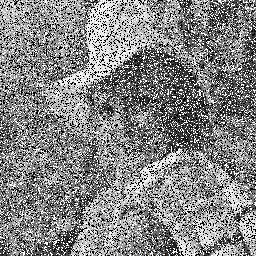
#> input picture Módulo 04 - Visão Computacional/aula_03_realce_de_imagens/realce/realce/img/elaineruido.png, 256 x 256 px
$ python __init__.py
#> lines starting #> are read from the running program, lines starting #| are printed output that depends on the picture
### Módulo 04 - Visão Computacional/aula_03_realce_de_imagens/realce/realce/enhance.py
import matplotlib.pyplot as plt
import cv2
import numpy as np

__all__ = ['read_image', 'write_image', 'enhance_image', 'plot_image_configs', 'plot_display', 'new_image_enhancement']

def read_image(image_path_name: str) -> np.ndarray:
    """
    Returns a matrix of an image.

        image_path_name: a string of the form './img/imgName.imgExtension' indicating the path of an image.
    """
#> called with image_path_name = './img/elaineruido.png'
    return cv2.imread(image_path_name)
#> returned value is the input picture: shape (256, 256, 3); mean B, G, R 132.7, 132.7, 132.7

def write_image(img: np.ndarray, image_path_name: str) -> str:
    """
    Writes a matrix of an image to an image file and returns the name of the image file written.

        img: a matrix of an image of type ndarray.\n
        image_path_name: a string of the form './img/imgName.imgExtension' indicating the path of an image.
    """
    new_img_path: str = set_new_image_path(image_path_name)
    cv2.imwrite(new_img_path, img)
    return new_img_path

def set_new_image_path(image_path_name: str) -> str:
    """
    Generates and returns an image path of type string of the form './img/imgName.imgExtension'.

        image_path_name: a string of the form './img/imgName.imgExtension' indicating the path of an image.
    """
    img_path_splited: list = image_path_name.split('/')
    img_name_splited: list = img_path_splited[2].split('.')
    path: str = img_path_splited[1]
    name: str = img_name_splited[0]
    extension: str = img_name_splited[1]
    return f'./{path}/enhanced_{name}.{extension}'

def enhance_image(image: np.ndarray, median_filter: int) -> np.ndarray:
    """
    Returns an enhanced matrix of an image.

        image: a base image matrix.\n
        median_filter: a number in the list: [3, 5, 7, 9, 11].
    """
#> called with median_filter = 3
    return np.vstack([np.hstack([cv2.medianBlur(image, median_filter)])])
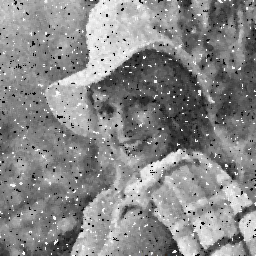
#> returned value: shape (256, 256, 3); mean of channels 0, 1, 2 135.7, 135.7, 135.7; drawn as B, G, R

def plot_image_configs(image: np.ndarray, title: str) -> None:
    """
    Sets the plotting of a matrix of an image.

        image: matrix of an image.\n
        title: string that sets the title of the plot.
    """
    plt.figure(figsize=(4,4))
    plt.title(title)
    plt.imshow(image)

def plot_display() -> None:
    """
    Display the plot of images.
    """
    plt.show()

def new_image_enhancement(path: str, median_filter: int) -> str:
    """
    Generates a new enhanced image file from a base image file and returns the path of the new image file.

        path: a string of the form './img/imgName.imgExtension' indicating the path of an image.\n
        median_filter: a number in the list: [3, 5, 7, 9, 11].
    """
    img_path: str = path
    img_matrix: np.ndarray = read_image(img_path)
    enhanced_img_matrix: np.ndarray = enhance_image(img_matrix, median_filter)
    enhanced_img_path: str = write_image(enhanced_img_matrix, img_path)
#> enhanced_img_path = './img/enhanced_elaineruido.png'

    plot_image_configs(img_matrix, img_path)
    plot_image_configs(enhanced_img_matrix, enhanced_img_path)
    plot_display()
    return enhanced_img_path

# see the __init__.py file with this entry point ./__init__.py
""" if __name__ == '__main__':
    image_base_path: str = './img/elaineruido.png'
    select_median_filter: list = [3, 5, 7, 9, 11]
    new_enhanced_img_path: str = enhance.new_image_enhancement(image_base_path, select_median_filter[0])
    another_enhanced_img_path: str = enhance.new_image_enhancement(new_enhanced_img_path, select_median_filter[0]) """

### Módulo 04 - Visão Computacional/aula_03_realce_de_imagens/realce/realce/__init__.py
import enhance

__all__ = ['enhance']

if __name__ == '__main__':
    image_base_path: str = './img/elaineruido.png'
    select_median_filter: list = [3, 5, 7, 9, 11]
    new_enhanced_img_path: str = enhance.new_image_enhancement(image_base_path, select_median_filter[0])
#> new_enhanced_img_path = './img/enhanced_elaineruido.png'
    another_enhanced_img_path: str = enhance.new_image_enhancement(new_enhanced_img_path, select_median_filter[0])
#> call 2 of enhance_image, with median_filter = 3
#> in enhance_image (call 2), `return np.vstack([np.hstack([cv2.medianBlur(image, median_filter)])])`:
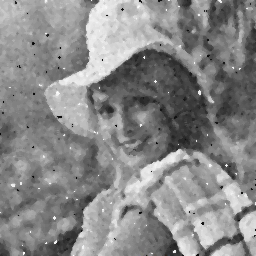
#> returned value: shape (256, 256, 3); mean of channels 0, 1, 2 136, 136, 136; drawn as B, G, R
#> another_enhanced_img_path = './img/enhanced_enhanced_elaineruido.png'
